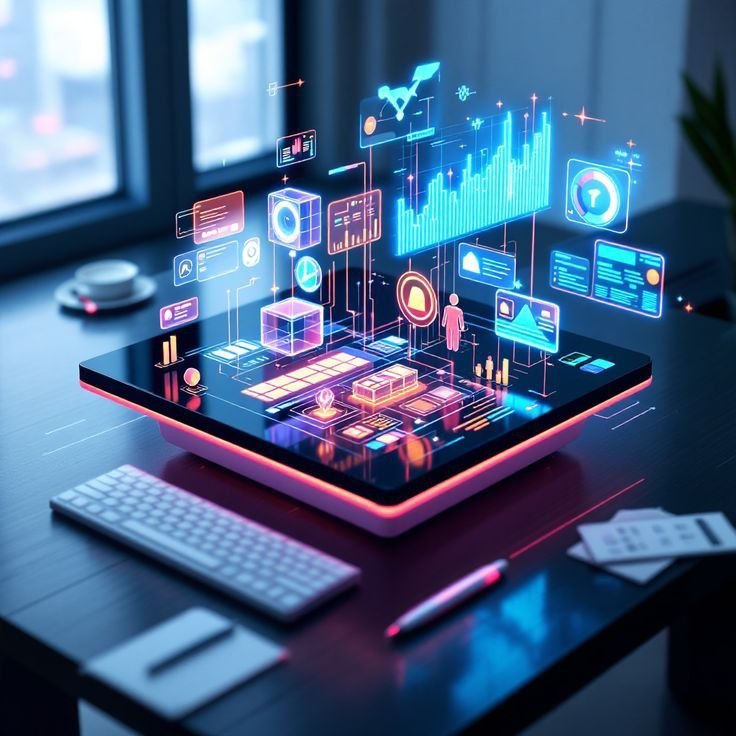
#> input picture SCT_CS_AllTasks/Task2_ImageEncryption/SCT_CS_2/original.jpg, 736 x 736 px
$ python image_encryptor.py
#> lines starting #> are read from the running program, lines starting #| are printed output that depends on the picture
from PIL import Image

def encrypt_image(input_path, output_path, key=10):
#> called with input_path = 'original.jpg', output_path = 'encrypted.png', key = 10
    img = Image.open(input_path)
#> img is the input picture: PIL image 736x736 RGB; mean R, G, B 69.8, 97.3, 132.7
    pixels = img.load()

    for i in range(img.size[0]):
        for j in range(img.size[1]):
            r, g, b = pixels[i, j]
            r = (r + key) % 256
            g = (g + key) % 256
            b = (b + key) % 256
            pixels[i, j] = (r, g, b)

    img.save(output_path)
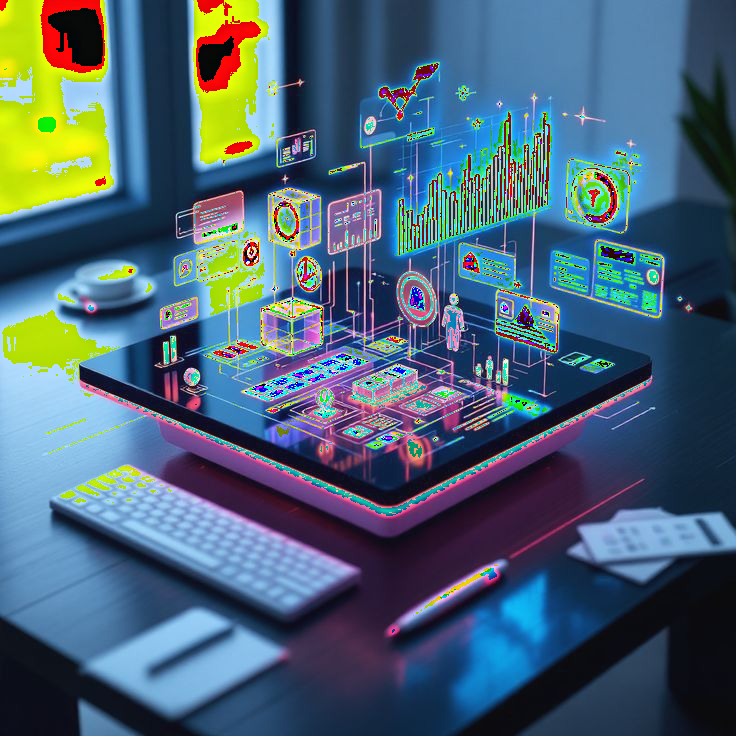
#> saved as encrypted.png: PIL image 736x736 RGB; mean R, G, B 74.5, 99.2, 116.7
    print(f"Encrypted image saved as: {output_path}")

def decrypt_image(input_path, output_path, key=10):
#> called with input_path = 'encrypted.png', output_path = 'decrypted.png', key = 10
    img = Image.open(input_path)
    pixels = img.load()

    for i in range(img.size[0]):
        for j in range(img.size[1]):
            r, g, b = pixels[i, j]
            r = (r - key) % 256
            g = (g - key) % 256
            b = (b - key) % 256
            pixels[i, j] = (r, g, b)

    img.save(output_path)
    print(f"Decrypted image saved as: {output_path}")

# Run this
encrypt_image("original.jpg", "encrypted.png")
decrypt_image("encrypted.png", "decrypted.png")
